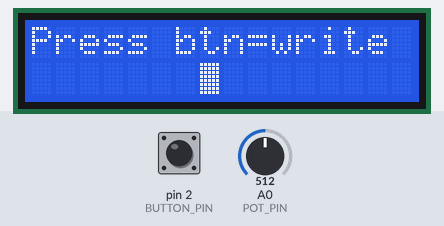
Bench run of a sketch on a simulated Arduino Uno, built with avr-gcc and run on an emulated ATmega328P. On the bench: 16×2 character LCD. Inputs (shaded band) come from the test bench; at power-on: pin 2 (BUTTON_PIN) HIGH, A0 (POT_PIN) = 512. What the sketch prints to the serial monitor is not drawn.

Above: at 1.2 s.
1.3 s: pin 2 (BUTTON_PIN) pulled LOW for 0.15 s
At 1.44 s:
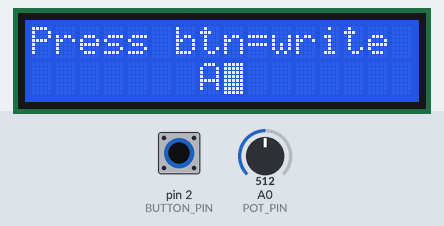
3.0 s: pin 2 (BUTTON_PIN) pulled LOW for 1 s
At 3.1 s:
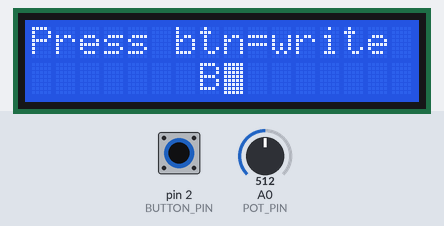
5.5 s: pin 2 (BUTTON_PIN) pulled LOW for 0.15 s
At 5.64 s:
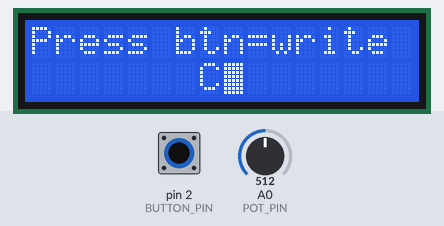
7.2 s: pin 2 (BUTTON_PIN) pulled LOW for 3.2 s
At 8.1 s:
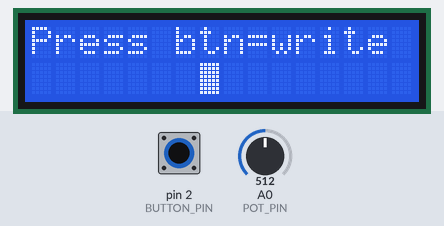
11.9 s: pin 2 (BUTTON_PIN) pulled LOW for 0.15 s
At 12.03 s:
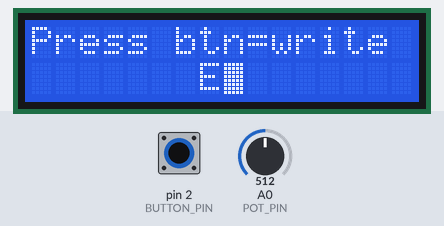
13.6 s: pin 2 (BUTTON_PIN) pulled LOW for 1 s
At 13.74 s:
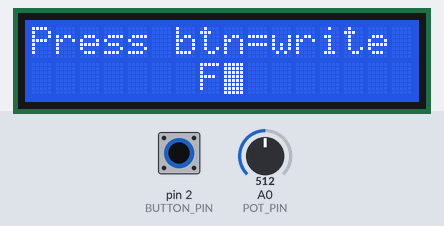
Timing chart, 0 to 16.6 s (numbered marks = the images above; inputs shaded):
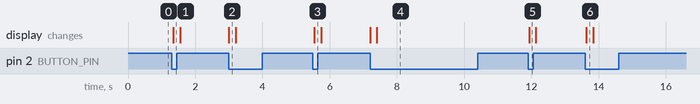

The sketch:

sketch.ino
```cpp
// Lab 5 - Exercise 13: Pot controls cursor, button writes character
// Potentiometer on A0, Button on pin 2, LCD on I2C

#include <LiquidCrystal_I2C.h>

#define POT_PIN    A0
#define BUTTON_PIN 2

LiquidCrystal_I2C lcd(0x27, 16, 2);

int cursorPos   = 0;
int lastButton  = HIGH;
char character  = 'A';  // character to write each press

void setup() {
  pinMode(BUTTON_PIN, INPUT_PULLUP);
  lcd.init();
  lcd.backlight();
  lcd.setCursor(0, 0);
  lcd.print("Press btn=write");
  lcd.setCursor(0, 1);
  lcd.print("                ");  // blank row 2
  lcd.blink();  // show blinking cursor
  Serial.begin(9600);
}

void loop() {
  // --- Read potentiometer → map to cursor position 0–15 ---
  int potValue = analogRead(POT_PIN);
  cursorPos    = map(potValue, 0, 1023, 0, 15);

  // Move cursor to new position on row 2
  lcd.setCursor(cursorPos, 1);

  // --- Read button ---
  int buttonState = digitalRead(BUTTON_PIN);

  if (buttonState == LOW && lastButton == HIGH) {
    // Button pressed → write character at cursor position
    lcd.setCursor(cursorPos, 1);
    lcd.print(character);

    Serial.print("Wrote '");
    Serial.print(character);
    Serial.print("' at position ");
    Serial.println(cursorPos);

    // Move to next character A→B→C...
    character++;
    if (character > 'Z') character = 'A';  // reset after Z

    delay(200); // debounce
  }

  lastButton = buttonState;

  // Keep cursor blinking at current position
  lcd.setCursor(cursorPos, 1);
  delay(50);
}
```

Measured:
- after the input at 1.3 s, the display: changes after 0.05 s (image 1)
- after the input at 3.0 s, the display: changes at once (image 2)
- after the input at 5.5 s, the display: changes after 0.05 s (image 3)
- after the input at 7.2 s, the display: first changes at once (image 4 shows a later state)
- after the input at 11.9 s, the display: changes at once (image 5)
- after the input at 13.6 s, the display: changes at once (image 6)
